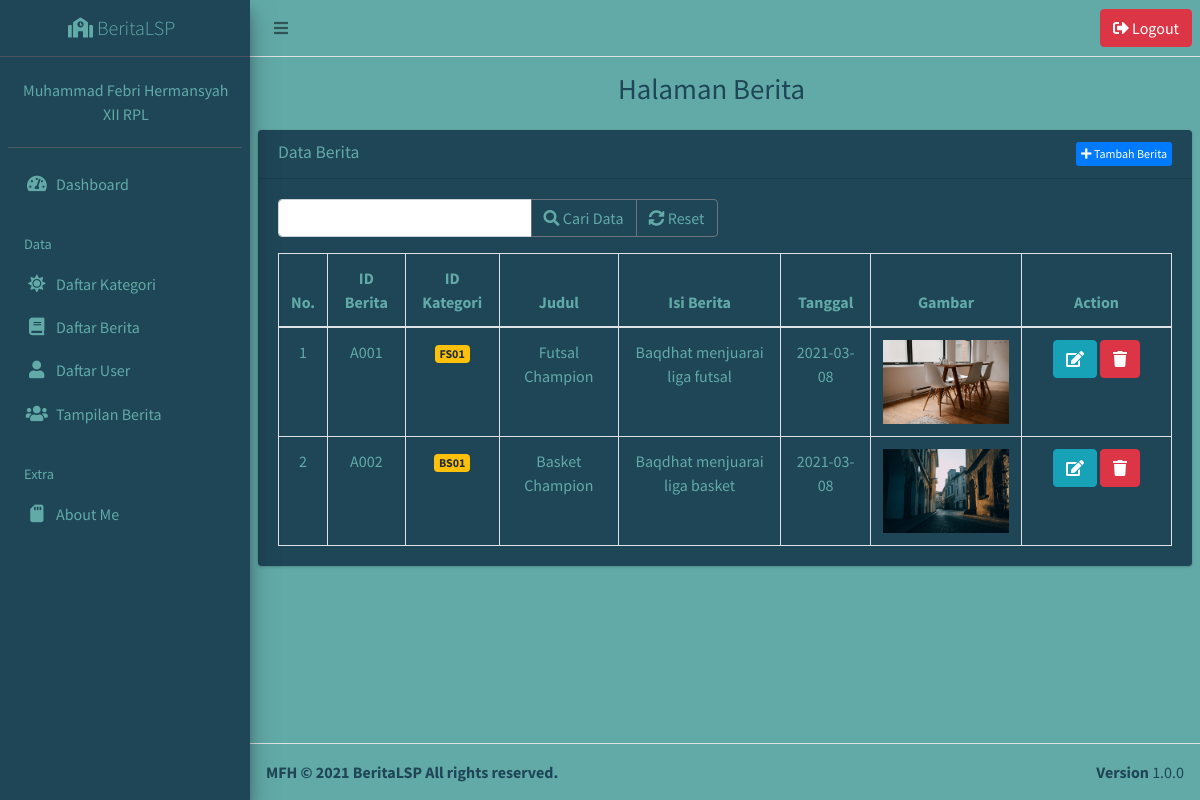
The app's page /public/berita (signed in) with its own data.
### tables this page shows
CREATE TABLE `berita` (
  `id_berita` varchar(10) NOT NULL,
  `id_kategori` varchar(10) NOT NULL,
  `judul` varchar(30) NOT NULL,
  `isi_berita` text NOT NULL,
  `tanggal` date NOT NULL,
  `gambar` blob NOT NULL
);

### app/core/Controller.php (called while the page is built, shortened)
<?php
class Controller{
	public function view($view, $data = [])
	{
		require_once '../app/views/' . $view . '.php';
	}
	public function model($model)
	{
		return new $model;
	}
}

### app/controllers/Berita.php (called while the page is built, shortened)
<?php
class Berita extends Controller {
	public function index()
	{
		$data['title'] = 'Data Berita';
		$data['berita'] = $this->model('BeritaModel')->getAllBerita();
		$this->view('templates/header', $data);
		$this->view('templates/sidebar', $data);
		$this->view('berita/index', $data);
		$this->view('templates/footer');
	}
}

### app/core/App.php (called while the page is built, shortened)
<?php
class App{
	protected $method = 'index';
	protected $params = [];
	public function __construct(){
		$this->controller = new $this->controller;
		call_user_func_array([$this->controller, $this->method], $this->params);
	}
}

### public/index.php (called while the page is built, shortened)
<?php
$app = new App;

### app/core/Database.php (called while the page is built, shortened)
<?php
class Database{
	private $host = DB_HOST;
	private $user = DB_USER;
	private $pass = DB_PASS;
	private $dbnm = DB_NAME;
	private $dbh;
	private $stmt;
	public function __construct()
	{
		$dsn = 'mysql:host='. $this->host .';dbname='. $this->dbnm;
		$option = [
			PDO::ATTR_PERSISTENT => true,
			PDO::ATTR_ERRMODE => PDO::ERRMODE_EXCEPTION
		];
		try{
			$this->dbh = new PDO($dsn,$this->user,$this->pass, $option);
		}catch(PDOException $e){
			die($e->getMessage());
		}
	}
	public function query($query)
	{
		$this->stmt = $this->dbh->prepare($query);
	}
	public function execute()
	{
		$this->stmt->execute();
	}
	public function resultSet()
	{
		$this->execute();
		return $this->stmt->fetchAll(PDO::FETCH_ASSOC);
	}
}

### app/models/BeritaModel.php (called while the page is built, shortened)
<?php
class BeritaModel
{
	private $table = 'berita';
	private $db;
	public function __construct()
	{
		$this->db = new Database;
	}
	public function getAllBerita()
	{
		$this->db->query("SELECT * FROM " . $this->table . ' ORDER BY tanggal DESC ');
		return $this->db->resultSet();
	}
}

### app/views/berita/index.php (the view, shortened to what this page needs)
<div class="content-wrapper" style="background: #62AAA8; padding-bottom: 5px;">
  <section class="content-header">
    <div class="container-fluid">
      <div class="row mb-2">
        <div class="col-sm-8">
          <h1 style="margin-left: 58%; color: #1E4657;">Halaman Berita</h1>
        </div>
      </div>
    </div>
  </section>
  <section class="content" style="color: #62AAA8;">
    <div class="card" style="background: #1E4657;">
      <div class="card-header">
        <h3 class="card-title"><?= $data['title'] ?></h3>
        <div class="btn-group float-right"><a href="<?= base_url; ?>/berita/tambah" class="btn float-right btn-xs btn btn-primary"><i class="nav-icon fas fa-plus"></i> Tambah Berita</a></div>
      </div>
      <div class="card-body">
        <form action="<?= base_url; ?>/berita/cari" method="post">
          <div class="row mb-3">
            <div class="col-lg-6">
              <div class="input-group">
                <input type="text" class="form-control" placeholder="" name="key">
                <div class="input-group-append">
                  <button class="btn btn-outline-secondary" type="submit" style="color: #62AAA8;"><i class="nav-icon fas fa-search"></i> Cari Data</button>
                  <a class="btn btn-outline-secondary" href="<?= base_url; ?>/berita" style="color: #62AAA8;"><i class="nav-icon fas fa-sync-alt"></i> Reset</a>
                </div>
              </div>
            </div>
          </div>
        </form>
        <table class="table table-bordered">
          <thead>
            <tr style="text-align: center;">
              <th style="width: 10px">No.</th>
              <th>ID Berita</th>
              <th>ID Kategori</th>
              <th>Judul</th>
              <th>Isi Berita</th>
              <th>Tanggal</th>
              <th>Gambar</th>
              <th style="width: 150px">Action</th>
            </tr>
          </thead>
          <tbody>
            <?php $no = 1; ?>
            <?php foreach ($data['berita'] as $row) : ?>
              <tr style="text-align: center;">
                <td><?= $no; ?></td>
                <td><?= $row['id_berita']; ?></td>
                <td>
                  <div class="badge badge-warning"><?= $row['id_kategori']; ?></div>
                </td>
                <td><?= $row['judul']; ?></td>
                <td><?= $row['isi_berita']; ?></td>
                <td><?= $row['tanggal']; ?></td>
                <td><img src="<?= $row['gambar']; ?>" widht="84" height="84"></td>
                <td>
                  <a href="<?= base_url; ?>/berita/edit/<?= $row['id_berita'] ?>" class="btn btn-info"><i class="nav-icon fas fa-edit"></i> </a> <a href="<?= base_url; ?>/berita/hapus/<?= $row['id_berita'] ?>" class="btn btn-danger" onclick="return confirm('Yakin ingin hapus data ?');"><i class="nav-icon fas fa-trash"></i> </a>
                </td>
              </tr>
            <?php $no++;
            endforeach; ?>
          </tbody>
        </table>
      </div>
    </div>
  </section>
</div>

### app/views/templates/header.php (shortened to what this page needs)
<!DOCTYPE html>
<html>
<head>
  <link rel="stylesheet" href="<?= base_url; ?>/plugins/fontawesome-free/css/all.min.css">
  <link rel="stylesheet" href="https://code.ionicframework.com/ionicons/2.0.1/css/ionicons.min.css">
  <link rel="stylesheet" href="<?= base_url; ?>/dist/css/adminlte.min.css">
</head>
<body class="hold-transition sidebar-mini">
  <div class="wrapper">
    <nav class="main-header navbar navbar-expand navbar-white navbar-light" style="background: #62AAA8;">
      <ul class="navbar-nav">
        <li class="nav-item">
          <a class="nav-link" data-widget="pushmenu" href="#"><i class="fas fa-bars"></i></a>
        </li>
      </ul>
      <ul class="navbar-nav ml-auto">
        <li class="nav-item d-none d-sm-inline-block">
          <a href="<?= base_url; ?>/logout" class="btn btn-danger" onclick="return confirm('Yakin ingin keluar halaman ?');"><i class="nav-icon fas fa-sign-out-alt"></i> Logout</a>
        </li>
      </ul>
    </nav>

### app/views/templates/sidebar.php
<aside class="main-sidebar sidebar-dark-light elevation-4" style="background: #1E4657;">
  <a href="<?= base_url; ?>/home" class="brand-link">
    <span class="brand-text font-weight-light" style="margin-left: 60px; color: #62AAA8;"><i class="nav-icon fas fa-school"></i> BeritaLSP</span>
  </a>
  <div class="sidebar">
    <div class="user-panel mt-3 pb-3 mb-3 d-flex">
      <div class="info">
        <a href="#" class="d-block" style="margin-left: 5px; color: #62AAA8;">Muhammad Febri Hermansyah</a>
        <a href="#" class="d-block" style="margin-left: 85px; color: #62AAA8;">XII RPL</a>
      </div>
    </div>
    <nav class="mt-2">
      <ul class="nav nav-pills nav-sidebar flex-column" data-widget="treeview" role="menu" data-accordion="false">
        <li class="nav-item">
          <a href="<?= base_url; ?>/home" class="nav-link">
            <i class="nav-icon fas fa-tachometer-alt" style="color: #62AAA8;"></i>
            <p style="color: #62AAA8;">
              Dashboard
            </p>
          </a>
        </li>
        <li class="nav-header" style="color: #62AAA8;">Data</li>
        <li class="nav-item">
          <a href="<?= base_url; ?>/kategori" class="nav-link">
            <i class="nav-icon fas fa-sun" style="color: #62AAA8;"></i>
            <p style="color: #62AAA8;">
              Daftar Kategori
            </p>
          </a>
        </li>
        <li class="nav-item">
          <a href="<?= base_url; ?>/berita" class="nav-link">
            <i class="nav-icon fas fa-book" style="color: #62AAA8;"></i>
            <p style="color: #62AAA8;">
              Daftar Berita
            </p>
          </a>
        </li>
        <li class="nav-item">
          <a href="<?= base_url; ?>/user" class="nav-link">
            <i class="nav-icon fas fa-user" style="color: #62AAA8;"></i>
            <p style="color: #62AAA8;">
              Daftar User
            </p>
          </a>
        </li>
        <li class="nav-item">
          <a href="<?= base_url; ?>/tampilan" class="nav-link">
            <i class="nav-icon fas fa-users" style="color: #62AAA8;"></i>
            <p style="color: #62AAA8;">
              Tampilan Berita
            </p>
          </a>
        </li>
        <li class="nav-header" style="color: #62AAA8;">Extra</li>
        <li class="nav-item">
          <a href="<?= base_url; ?>/about" class="nav-link">
            <i class="nav-icon fas fa-sd-card" style="color: #62AAA8;"></i>
            <p style="color: #62AAA8;">
              About Me
            </p>
          </a>
        </li>
      </ul>
    </nav>
  </div>
</aside>

### app/views/templates/footer.php (shortened to what this page needs)
<footer class="main-footer" style="background: #62AAA8;">
  <div class="float-right d-none d-sm-block" style="color: #1E4657;">
    <b>Version</b> 1.0.0
  </div>
  <strong style="color: #1E4657;">MFH &copy; 2021 BeritaLSP All rights
    reserved.
</footer>
</div>
</body>
</html>

### records on screen
berita: id_berita "A001", id_kategori "FS01", judul "Futsal Champion", isi_berita "Baqdhat menjuarai liga futsal", tanggal "2021-03-08", gambar (picture)
berita: id_berita "A002", id_kategori "BS01", judul "Basket Champion", isi_berita "Baqdhat menjuarai liga basket", tanggal "2021-03-08", gambar (picture)

### other values on screen
$data['title'] "Data Berita"
